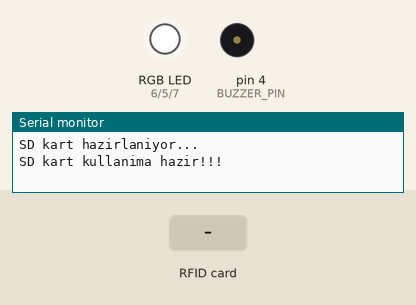
Simulated run of this sketch. Board: Arduino Uno, built with avr-gcc and run on an emulated ATmega328P. Shown: an RGB LED mixed from three pins (HIGH = lit), buzzer (waves = sounding, pin HIGH), the last lines printed to the serial monitor. Inputs (shaded band) come from the test bench. Storage starts empty; pins used as bus, display or sensor lines are not drawn.

Above: at 2.2 s.
2.3 s: RFID card 5E 7A 19 C4 held to the reader
At 2.57 s:
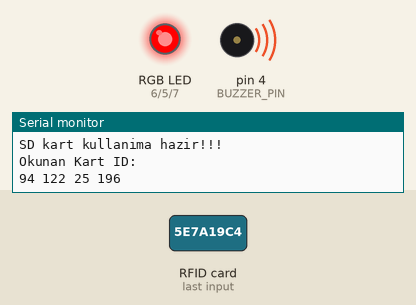
Timing chart, 0 to 5.3 s (numbered marks = the images above; inputs shaded):
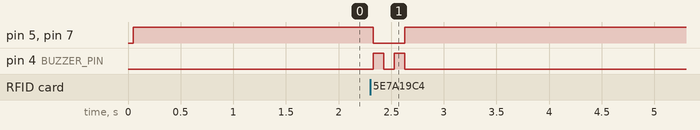

Measured:
- after the input at 2.3 s, pin 5 (LED_G), pin 7 (LED_B): HIGH → LOW at once, → HIGH 0.30 s later; pin 4 (BUZZER_PIN): alternates HIGH for 0.10 s and LOW for 0.10 s, 4 changes in all, then stays LOW, starting at once

The sketch:

kepler_lab_rfid.ino
```cpp
/**
  Kepler Roket Takımı Lab. RFID Card Reader System
  Name: lab_card_reader
  Purpose: Students can show their student cards to the RFID reader
  and can grant access to the lab.

  @author Ahmet Ozrahat
  @version 1.0 13/01/23
*/

#include <SPI.h>
#include <SD.h>
#include <MFRC522.h>
#include <RTClib.h>

#define CHIP_SELECT_SD 8 // CS pin of SD Card module.

#define RESET_RC522 9 // Reset pin of the RC522 module.
#define CHIP_SELECT_RC522 10 // CS pin of the RC522 module.

#define BUZZER_PIN 4 // Buzzer pin.
#define LED_R 6 // RGB Led red pin.
#define LED_G 5 // RGB Led green pin.
#define LED_B 7 // RGB Led blue pin.

MFRC522 rfid(CHIP_SELECT_RC522, RESET_RC522); // Initialization of the RC522 module.
RTC_DS3231 rtc; // Initialization of the RTC module.
File file; // Initialization of the file.

bool is_debug_mode = true;

typedef struct {
  byte id[4];
  char* name;
  bool isInside;
} card;

card cardDict[] {
    {{0, 82, 95, 10}, "Ahmet", false},
    {{69, 221, 31, 62}, "Acar", false},
    {{252, 131, 13, 34}, "YETKİLİ", false},
    {{231, 12, 98, 164}, "Böke", false},
    {{169, 196, 91, 184}, "Kerim", false},
    {{181, 9, 92, 54}, "Burçak", false},
};

void setup()
{
  SPI.begin();
  rfid.PCD_Init();
  rtc.begin();

  check_rtc_adjustment();

  pinMode(BUZZER_PIN, OUTPUT);
  pinMode(LED_R, OUTPUT);
  pinMode(LED_G, OUTPUT);
  pinMode(LED_B, OUTPUT);

  set_led_color(255, 255, 255);

  Serial.begin(115200);
  Serial.println("SD kart hazirlaniyor...");
  if(!SD.begin(CHIP_SELECT_SD))
  {
    Serial.println("SD kart takili degil!!!");
    Serial.println("Lutfen SD kartinizi takiniz!!!");
    while(!SD.begin(CHIP_SELECT_SD));
    Serial.println("SD kart kullanima hazir!!!");
    delay(1000);
  }
  else
  {
    Serial.println("SD kart kullanima hazir!!!");
    delay(1000);
  }
}

void loop()
{
  if (rfid.PICC_IsNewCardPresent()) {
    if(rfid.PICC_ReadCardSerial()) {
      print_card_id(rfid.uid.uidByte);
      int result = check_card(rfid.uid.uidByte);
      if (result != -1) {
        if (cardDict[result].isInside) blink_yellow(); else blink_green();
        Serial.println(cardDict[result].isInside ? "Hoşçakalın: " : "Hoşgeldiniz: ");
        Serial.println(cardDict[result].name);
        if (!is_debug_mode)
          log_entrance(get_log_entrance_string(result));
        cardDict[result].isInside = !cardDict[result].isInside;
      }else {
        blink_red();
        Serial.println("Kart tanınmadı.");
      }
    }
    rfid.PICC_HaltA();
  }
}

/**
  Checks the RTC time adjustments and adjusts if the power is lost.
*/
void check_rtc_adjustment() {
  if (rtc.lostPower()) {
    Serial.println("RTC lost power, let's set the time!");
    rtc.adjust(DateTime(F(__DATE__), F(__TIME__)));
  }
}

/**
  Logs the given entrance data to the SD card.

  @param data Entrance data.
*/
void log_entrance(String data) {
  file = SD.open("log.csv", FILE_WRITE);
  file.println(data);
  file.close();
  Serial.println("Veri SD karta yazıldı.");
}

/**
  Returns a csv row for logging the student entrance.

  @param id The student RFID card id.
  @return CSV row in the format of `id,name,date`
*/
String get_log_entrance_string(int id) {
  String data = "";
  DateTime now = rtc.now();
  char buffer[19];
  sprintf(buffer, "%02d/%02d/%d %02d:%02d:%02d\0", now.day(), now.month(), now.year(), now.hour(), now.minute(), now.second());

  for (int i = 0; i < 4; i++) {
    data += cardDict[id].id[i];
  }
  data += ";";
  data += cardDict[id].name;
  data += ";";
  data += buffer;
  data += ";";
  data += cardDict[id].isInside ? "Çıkış" : "Giriş";
  Serial.println(data);
  return data;
}

/**
  Prints any given RFID card id to Serial Monitor.

  @param card_id RFID card id as 4 bytes.
*/
void print_card_id(byte card_id[4]) {
  Serial.println("Okunan Kart ID: ");
  for (int i = 0; i < 4; i++) {
    Serial.print(card_id[i]);
    Serial.print(" ");
  }
  Serial.println();
}

/**
  Checks whether a recognized card is read or not.

  @param card_id 4 bytes long card id shown to RFID reader.
  @return Whether the card is recognized or not.
*/
int check_card(byte card_id[4]) {
  int length = sizeof(cardDict) / sizeof(cardDict[0]);
  for (int i = 0; i < 4; i++) {
    bool flag = true;
    for (int j = 0; j < 4; j++) {
      if (card_id[j] != cardDict[i].id[j]) {
        flag = false;
        break;
      }
    }
    if (flag) return i;
  }
  return -1;
}

/**
  Sets the leds color.

  @param red The red value in range of 0-255.
  @param green The green value in range of 0-255.
  @param blue The blue value in range of 0-255.
*/
void set_led_color(int red, int green, int blue){
  analogWrite(LED_R, red);
  analogWrite(LED_G, green);
  analogWrite(LED_B, blue);
}

/**
  Blinks the RGB light as green and power the buzzer
  once in order to show an recognized card has been read.
*/
void blink_green() {
  digitalWrite(BUZZER_PIN, HIGH);
  set_led_color(0, 255, 0);
  delay(200);
  set_led_color(255, 255, 255);
  digitalWrite(BUZZER_PIN, LOW);
}

/**
  Blinks the RGB light as yellow and power the buzzer
  once in order to show an recognized card has been read
  and the user is leaving.
*/
void blink_yellow() {
  digitalWrite(BUZZER_PIN, HIGH);
  set_led_color(180, 0, 0);
  delay(200);
  set_led_color(255, 255, 255);
  digitalWrite(BUZZER_PIN, LOW);
}

/**
  Blinks the RGB light as red and power the buzzer
  2 times with short intervals in order to show
  an unrecognized card has been read.
*/
void blink_red() {
  digitalWrite(BUZZER_PIN, HIGH);
  set_led_color(255, 0, 0);
  delay(100);
  digitalWrite(BUZZER_PIN, LOW);
  delay(100);
  digitalWrite(BUZZER_PIN, HIGH);
  delay(100);
  set_led_color(255, 255, 255);
  digitalWrite(BUZZER_PIN, LOW);
}
```
